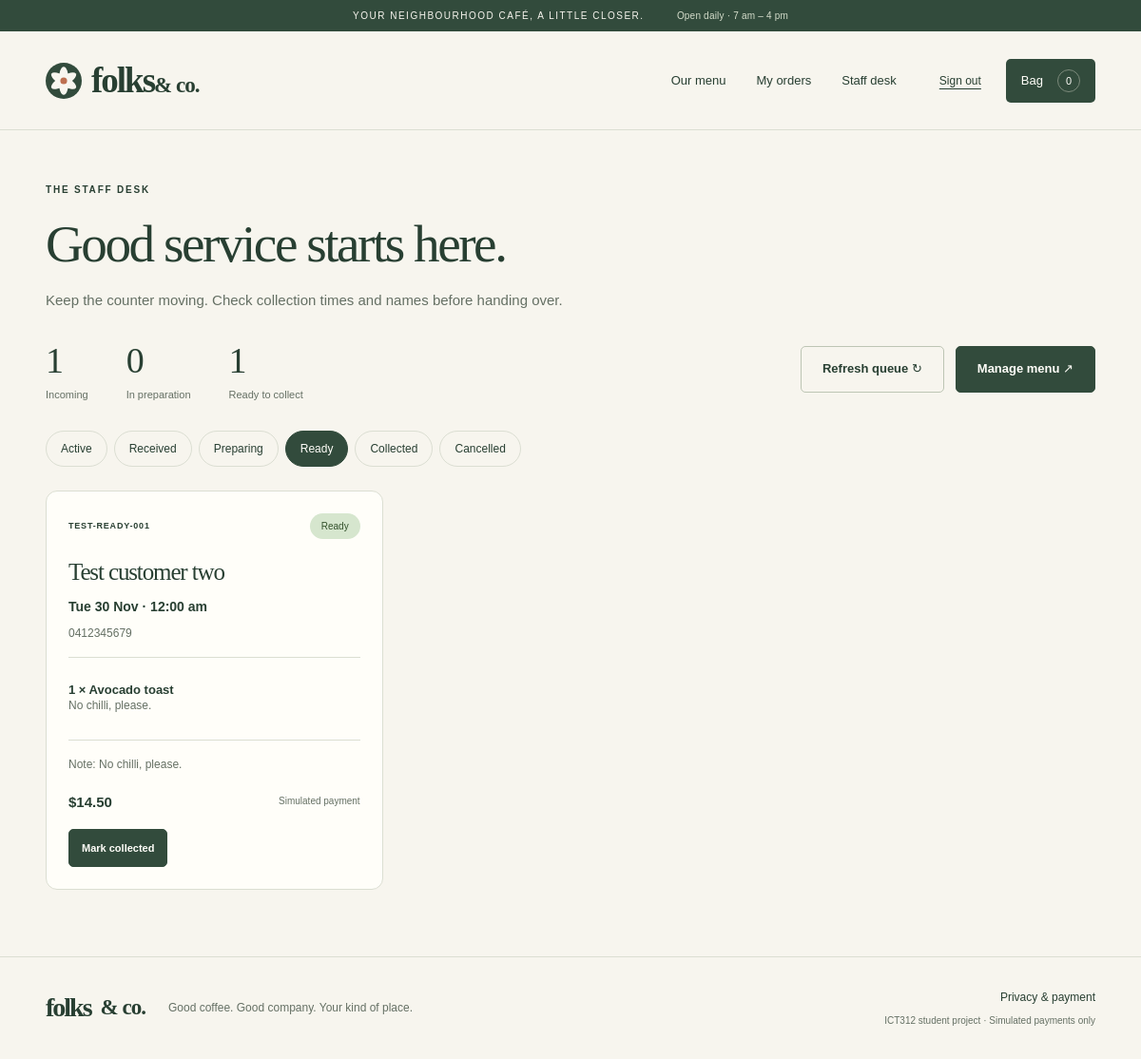
Page /index.php?page=staff&status=ready (signed in) on the committed database.
### tables this page shows
CREATE TABLE IF NOT EXISTS orders (
 id BIGINT UNSIGNED AUTO_INCREMENT PRIMARY KEY,
 reference VARCHAR(24) NOT NULL UNIQUE,
 user_id BIGINT UNSIGNED NOT NULL,
 checkout_key CHAR(64) NOT NULL UNIQUE,
 customer_name VARCHAR(80) NOT NULL,
 phone VARCHAR(24) NOT NULL,
 pickup_at DATETIME NOT NULL,
 group_name VARCHAR(80) NOT NULL DEFAULT '',
 notes VARCHAR(500) NOT NULL DEFAULT '',
 total_cents INT UNSIGNED NOT NULL,
 status ENUM('received','preparing','ready','collected','cancelled') NOT NULL DEFAULT 'received',
 created_at TIMESTAMP NOT NULL DEFAULT CURRENT_TIMESTAMP,
 updated_at TIMESTAMP NOT NULL DEFAULT CURRENT_TIMESTAMP ON UPDATE CURRENT_TIMESTAMP,
 FOREIGN KEY (user_id) REFERENCES users(id),
 FOREIGN KEY (pickup_at) REFERENCES pickup_slots(slot_at),
 INDEX idx_queue (status,pickup_at),
 INDEX idx_customer (user_id,created_at)
);

CREATE TABLE IF NOT EXISTS order_items (
 id BIGINT UNSIGNED AUTO_INCREMENT PRIMARY KEY,
 order_id BIGINT UNSIGNED NOT NULL,
 menu_item_id BIGINT UNSIGNED NOT NULL,
 item_name VARCHAR(100) NOT NULL,
 unit_price_cents INT UNSIGNED NOT NULL,
 quantity SMALLINT UNSIGNED NOT NULL,
 recipient VARCHAR(60) NOT NULL DEFAULT '',
 instructions VARCHAR(160) NOT NULL DEFAULT '',
 FOREIGN KEY (order_id) REFERENCES orders(id),
 FOREIGN KEY (menu_item_id) REFERENCES menu_items(id),
 CHECK (quantity BETWEEN 1 AND 20)
);

### app/bootstrap.php (called while the page is built, shortened)
<?php
$config = require __DIR__ . '/../config/config.php';
require __DIR__ . '/domain.php';
function db(): PDO {
    static $pdo;
    global $config;
    if (!$pdo) {
        $pdo = new PDO("mysql:host={$config['db_host']};port={$config['db_port']};dbname={$config['db_name']};charset=utf8mb4", $config['db_user'], $config['db_password'], [PDO::ATTR_ERRMODE => PDO::ERRMODE_EXCEPTION, PDO::ATTR_DEFAULT_FETCH_MODE => PDO::FETCH_ASSOC, PDO::ATTR_EMULATE_PREPARES => false]);
        $pdo->exec("SET time_zone = '+00:00'");
    }
    return $pdo;
}
function query(string $sql, array $params = []): PDOStatement { $stmt = db()->prepare($sql); $stmt->execute($params); return $stmt; }
function e(mixed $value): string { return htmlspecialchars((string)$value, ENT_QUOTES | ENT_SUBSTITUTE, 'UTF-8'); }
function money(int $cents): string { return '$' . number_format($cents / 100, 2); }
function url(string $page, array $params = []): string { return 'index.php?' . http_build_query(['page' => $page] + $params); }

### app/domain.php (called while the page is built, shortened)
<?php
function next_statuses(string $status): array {
    return match ($status) { 'received' => ['preparing', 'cancelled'], 'preparing' => ['ready', 'cancelled'], 'ready' => ['collected'], default => [] };
}
function status_label(string $status): string { return ucfirst(str_replace('_', ' ', $status)); }

### app/staff_views.php (the view, shortened to what this page needs)
<?php
function render_staff(): void {
    $filter = is_string($_GET['status'] ?? null) ? $_GET['status'] : 'active';
    $allowed = ['active','received','preparing','ready','collected','cancelled'];
    $sql = $filter==='active' ? "status IN ('received','preparing','ready')" : 'status=?';
    $orders = query("SELECT * FROM orders WHERE $sql ORDER BY pickup_at,id LIMIT 100", $filter==='active'?[]:[$filter])->fetchAll();
    $counts = query("SELECT SUM(status='received') AS received,SUM(status='preparing') AS preparing,SUM(status='ready') AS ready FROM orders")->fetch();
    heading('THE STAFF DESK','Good service starts here.','Keep the counter moving. Check collection times and names before handing over.'); ?>
    <div class="staff-toolbar"><div class="stats"><?php foreach (['received'=>'Incoming','preparing'=>'In preparation','ready'=>'Ready to collect'] as $key=>$label): ?><div><strong><?= (int)$counts[$key] ?></strong><span><?= e($label) ?></span></div><?php endforeach; ?></div><div class="actions"><a class="button secondary" href="<?= e(url('staff',['status'=>$filter])) ?>">Refresh queue ↻</a><a class="button" href="<?= e(url('manage')) ?>">Manage menu ↗</a></div></div><nav class="filters staff-filters" aria-label="Order status"><?php foreach ($allowed as $value): ?><a class="filter <?= $value===$filter?'active':'' ?>" href="<?= e(url('staff',['status'=>$value])) ?>"><?= ucfirst($value) ?></a><?php endforeach; ?></nav>
    <div class="queue-grid"><?php foreach ($orders as $order): ?><article class="queue-card panel"><div class="queue-top"><span class="eyebrow"><?= e($order['reference']) ?></span><span class="badge <?= e($order['status']) ?>"><?= e(status_label($order['status'])) ?></span></div><h2><?= e($order['customer_name']) ?></h2><p class="queue-time"><?= e((new DateTimeImmutable($order['pickup_at']))->format('D j M · g:i a')) ?></p><small><?= e($order['phone']) ?><?= $order['group_name']?' · '.e($order['group_name']):'' ?></small><ul class="queue-items"><?php foreach (query('SELECT * FROM order_items WHERE order_id=?',[$order['id']])->fetchAll() as $item): ?><li><strong><?= $item['quantity'] ?> × <?= e($item['item_name']) ?></strong><?php if ($item['recipient']): ?><small>For <?= e($item['recipient']) ?></small><?php endif; ?><?php if ($item['instructions']): ?><small><?= e($item['instructions']) ?></small><?php endif; ?></li><?php endforeach; ?></ul><?php if ($order['notes']): ?><p class="order-note">Note: <?= e($order['notes']) ?></p><?php endif; ?><div class="queue-bottom"><strong><?= money((int)$order['total_cents']) ?></strong><small><?= $order['status']==='cancelled'?'Simulated refund':'Simulated payment' ?></small></div><div class="actions"><?php foreach (next_statuses($order['status']) as $next): ?><form method="post" <?= $next==='cancelled'?'data-confirm="Cancel this order and record a simulated refund?"':'' ?>><?= csrf_field() ?><input type="hidden" name="action" value="order_status"><input type="hidden" name="order_id" value="<?= $order['id'] ?>"><input type="hidden" name="status" value="<?= $next ?>"><button class="button <?= $next==='cancelled'?'secondary danger':'' ?>"><?= e(match($next){'preparing'=>'Start preparing','ready'=>'Mark ready','collected'=>'Mark collected','cancelled'=>'Cancel'}) ?></button></form><?php endforeach; ?></div></article><?php endforeach; ?></div><?php if (!$orders): ?><div class="empty panel"><h2>A clear counter.</h2><p>No orders in this view. Refresh to check for new arrivals.</p></div><?php endif;
}
    ?>

### public/assets/styles.css (style rules this page uses)
:root { --paper:#f7f5ee; --ink:#283f32; --green:#324b3c; --muted:#657064; --line:#dbded2; --peach:#e5ae8f; --cream:#eeeddf; --white:#fffef9; --danger:#a33e31; --radius:12px; font-family:Arial,Helvetica,sans-serif; color:var(--ink); background:var(--paper); font-synthesis:none }
* { box-sizing:border-box }
body { margin:0 }
a { color:inherit; text-decoration:none }
button,input,select,textarea { font:inherit }
button,a,input,select,textarea { -webkit-tap-highlight-color:transparent }
a,button { touch-action:manipulation }
button { cursor:pointer }
h1,h2,h3,p { margin-top:0 }
h1,h2 { font-family:Georgia,'Times New Roman',serif; font-weight:400; letter-spacing:-.045em }
h2 { font-size:32px; line-height:1.17 }
p { font-size:15px; line-height:1.75; color:var(--muted) }
small { font-size:12px; line-height:1.6; color:var(--muted) }
.eyebrow { display:block; font-size:10px; font-weight:600; letter-spacing:1.8px; line-height:1.8; margin-bottom:18px }
.button { display:inline-flex; justify-content:center; align-items:center; gap:25px; border:1px solid var(--green); border-radius:5px; padding:15px 22px; background:var(--green); color:var(--white); font-size:13px; line-height:1.3; min-height:46px; font-weight:600; text-align:center }
.button.secondary { color:var(--ink); background:transparent; border-color:#bdc5b4 }
.filters { display:flex; gap:7px; flex-wrap:wrap }
.filter { font-size:12px; padding:11px 15px; border:1px solid var(--line); border-radius:30px; white-space:nowrap }
.filter.active { background:var(--green); color:var(--white); border-color:var(--green) }
.panel { background:var(--white); border:1px solid var(--line); border-radius:var(--radius); padding:30px }
.panel h2 { font-size:26px }
.badge { font-size:10px; border-radius:20px; padding:8px 12px; background:#e9ebdf; white-space:nowrap; color:#465140 }
.badge.ready { background:#d6e6ce; color:#33512b }
.staff-toolbar { display:flex; justify-content:space-between; align-items:center; gap:24px; margin-bottom:32px }
.stats { display:flex; gap:40px }
.stats strong { display:block; font:38px Georgia }
.stats span { display:block; font-size:11px; margin-top:8px; color:var(--muted) }
.actions { display:flex; gap:12px; flex-wrap:wrap }
.actions form { margin:0 }
.staff-filters { margin-bottom:25px }
.queue-grid { display:grid; grid-template-columns:repeat(3,minmax(0,1fr)); gap:20px }
.queue-card { padding:23px }
.queue-top { display:flex; justify-content:space-between; align-items:center; gap:8px; margin-bottom:20px }
.queue-top .eyebrow { margin:0; font-size:9px; letter-spacing:.8px }
.queue-card h2 { font-size:25px; margin-bottom:10px }
.queue-time { color:var(--ink); font-weight:600; font-size:14px; margin-bottom:5px }
.queue-items { list-style:none; padding:18px 0; margin:15px 0; border-block:1px solid var(--line) }
.queue-items li { padding:8px 0; font-size:13px }
.queue-items small { display:block }
.order-note { font-size:12px }
.queue-bottom { display:flex; justify-content:space-between; gap:12px; margin:20px 0 }
.queue-bottom strong { font-size:15px }
.queue-bottom small { font-size:10px }
.queue-card .button { padding:11px 13px; font-size:11px; min-height:40px }
@media (prefers-reduced-motion:no-preference) { a,button { transition:background-color .15s ease,color .15s ease } }

### rows in the picture
orders: reference "TEST-READY-001", status "Ready", customer_name "Test customer two", pickup_at "Tue 30 Nov · 12:00 am", phone "0412345679", notes "No chilli, please.", total_cents "$14.50", shows "Simulated payment", status "Mark collected"
order_items: quantity "1", item_name "Avocado toast", instructions "No chilli, please."

### other values in the picture
cart_count() "0"
$eyebrow "THE STAFF DESK"
$title "Good service starts here."
$description "Keep the counter moving. Check collection times and names before handing over."
$counts[$key] "1"
$label "Incoming"
$counts[$key] "0"
$label "In preparation"
$label "Ready to collect"
$value "Active"
$value "Received"
$value "Preparing"
$value "Ready"
$value "Collected"
$value "Cancelled"
